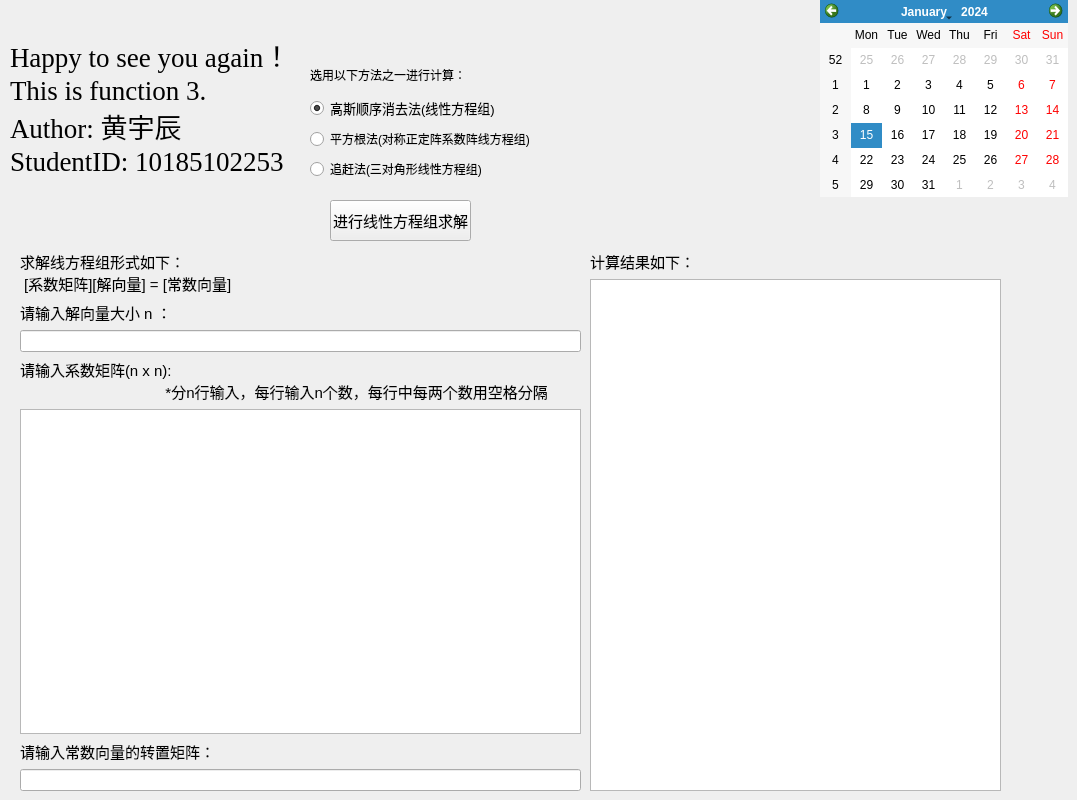
    <widget class="QWidget" name="tab_3">
     <attribute name="title">
      <string>线方程组的直接解法</string>
     </attribute>
     <widget class="QLabel" name="label_34">
      <property name="geometry">
       <rect>
        <x>10</x>
        <y>30</y>
        <width>391</width>
        <height>151</height>
       </rect>
      </property>
      <property name="font">
       <font>
        <family>Times New Roman</family>
        <pointsize>20</pointsize>
       </font>
      </property>
      <property name="cursor">
       <cursorShape>ForbiddenCursor</cursorShape>
      </property>
      <property name="text">
       <string>Happy to see you again！
This is function 3.
Author: 黄宇辰
StudentID: 10185102253</string>
      </property>
     </widget>
     <widget class="QWidget" name="verticalLayoutWidget_6">
      <property name="geometry">
       <rect>
        <x>20</x>
        <y>250</y>
        <width>561</width>
        <height>541</height>
       </rect>
      </property>
      <layout class="QVBoxLayout" name="verticalLayout_6">
       <item>
        <widget class="QLabel" name="label_35">
         <property name="font">
          <font>
           <pointsize>11</pointsize>
          </font>
         </property>
         <property name="text">
          <string>求解线方程组形式如下：
 [系数矩阵][解向量] = [常数向量]</string>
         </property>
        </widget>
       </item>
       <item>
        <widget class="QLabel" name="label_36">
         <property name="font">
          <font>
           <pointsize>11</pointsize>
          </font>
         </property>
         <property name="text">
          <string>请输入解向量大小 n ：</string>
         </property>
        </widget>
       </item>
       <item>
        <widget class="QLineEdit" name="lineEdit_9"/>
       </item>
       <item>
        <widget class="QLabel" name="label_37">
         <property name="font">
          <font>
           <pointsize>11</pointsize>
          </font>
         </property>
         <property name="text">
          <string>请输入系数矩阵(n x n):             
                                   *分n行输入，每行输入n个数，每行中每两个数用空格分隔</string>
         </property>
        </widget>
       </item>
       <item>
        <widget class="QTextEdit" name="textEdit"/>
       </item>
       <item>
        <widget class="QLabel" name="label_38">
         <property name="font">
          <font>
           <pointsize>11</pointsize>
          </font>
         </property>
         <property name="text">
          <string>请输入常数向量的转置矩阵：</string>
         </property>
        </widget>
       </item>
       <item>
        <widget class="QLineEdit" name="lineEdit_10"/>
       </item>
      </layout>
     </widget>
     <widget class="QCalendarWidget" name="calendarWidget_3">
      <property name="geometry">
       <rect>
        <x>820</x>
        <y>0</y>
        <width>248</width>
        <height>197</height>
       </rect>
      </property>
     </widget>
     <widget class="QWidget" name="verticalLayoutWidget_7">
      <property name="geometry">
       <rect>
        <x>310</x>
        <y>60</y>
        <width>267</width>
        <height>121</height>
       </rect>
      </property>
      <layout class="QVBoxLayout" name="verticalLayout_7">
       <item>
        <widget class="QLabel" name="label_39">
         <property name="text">
          <string>选用以下方法之一进行计算：</string>
         </property>
        </widget>
       </item>
       <item>
        <widget class="QRadioButton" name="radioButton_5">
         <property name="font">
          <font>
           <pointsize>10</pointsize>
          </font>
         </property>
         <property name="autoFillBackground">
          <bool>false</bool>
         </property>
         <property name="text">
          <string>高斯顺序消去法(线性方程组)</string>
         </property>
         <property name="checked">
          <bool>true</bool>
         </property>
        </widget>
       </item>
       <item>
        <widget class="QRadioButton" name="radioButton_8">
         <property name="text">
          <string>平方根法(对称正定阵系数阵线方程组)</string>
         </property>
        </widget>
       </item>
       <item>
        <widget class="QRadioButton" name="radioButton_9">
         <property name="text">
          <string>追赶法(三对角形线性方程组)</string>
         </property>
        </widget>
       </item>
      </layout>
     </widget>
     <widget class="QPushButton" name="pushButton_3">
      <property name="geometry">
       <rect>
        <x>330</x>
        <y>200</y>
        <width>141</width>
        <height>41</height>
       </rect>
      </property>
      <property name="font">
       <font>
        <pointsize>11</pointsize>
       </font>
      </property>
      <property name="text">
       <string>进行线性方程组求解</string>
      </property>
     </widget>
     <widget class="QWidget" name="verticalLayoutWidget_8">
      <property name="geometry">
       <rect>
        <x>590</x>
        <y>250</y>
        <width>411</width>
        <height>541</height>
       </rect>
      </property>
      <layout class="QVBoxLayout" name="verticalLayout_8">
       <item>
        <widget class="QLabel" name="label_40">
         <property name="font">
          <font>
           <pointsize>11</pointsize>
          </font>
         </property>
         <property name="frameShape">
          <enum>QFrame::NoFrame</enum>
         </property>
         <property name="frameShadow">
          <enum>QFrame::Plain</enum>
         </property>
         <property name="text">
          <string>计算结果如下：</string>
         </property>
        </widget>
       </item>
       <item>
        <widget class="QTextBrowser" name="textBrowser"/>
       </item>
      </layout>
     </widget>
    </widget>
